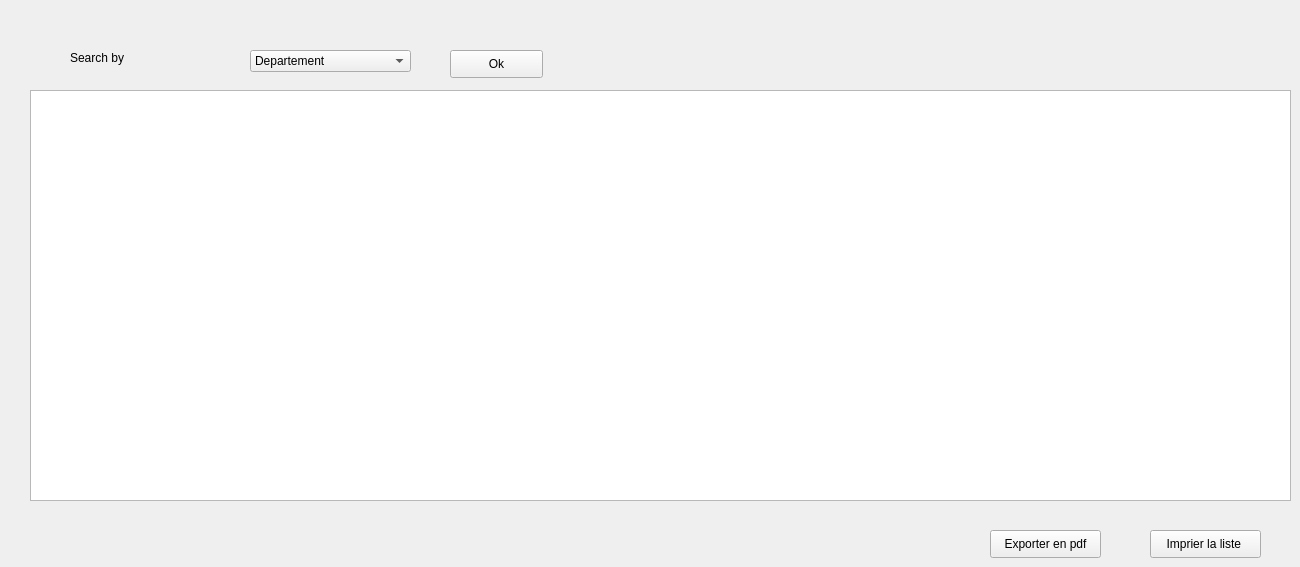
     <widget class="QWidget" name="tab_21">
      <attribute name="title">
       <string>Salaries list</string>
      </attribute>
      <widget class="QPushButton" name="pushButton_23">
       <property name="geometry">
        <rect>
         <x>990</x>
         <y>530</y>
         <width>111</width>
         <height>28</height>
        </rect>
       </property>
       <property name="text">
        <string>Exporter en pdf</string>
       </property>
      </widget>
      <widget class="QPushButton" name="pushButton_24">
       <property name="geometry">
        <rect>
         <x>1150</x>
         <y>530</y>
         <width>111</width>
         <height>28</height>
        </rect>
       </property>
       <property name="text">
        <string>Imprier la liste </string>
       </property>
      </widget>
      <widget class="QLabel" name="label_52">
       <property name="geometry">
        <rect>
         <x>70</x>
         <y>50</y>
         <width>111</width>
         <height>16</height>
        </rect>
       </property>
       <property name="text">
        <string>Search by</string>
       </property>
      </widget>
      <widget class="QComboBox" name="comboBox_28">
       <property name="geometry">
        <rect>
         <x>250</x>
         <y>50</y>
         <width>161</width>
         <height>22</height>
        </rect>
       </property>
       <item>
        <property name="text">
         <string>Departement</string>
        </property>
       </item>
       <item>
        <property name="text">
         <string>Fonction</string>
        </property>
       </item>
      </widget>
      <widget class="QPushButton" name="pushButton_52">
       <property name="geometry">
        <rect>
         <x>450</x>
         <y>50</y>
         <width>93</width>
         <height>28</height>
        </rect>
       </property>
       <property name="text">
        <string>Ok</string>
       </property>
      </widget>
      <widget class="QTableView" name="salarieslist">
       <property name="geometry">
        <rect>
         <x>30</x>
         <y>90</y>
         <width>1261</width>
         <height>411</height>
        </rect>
       </property>
      </widget>
     </widget>
